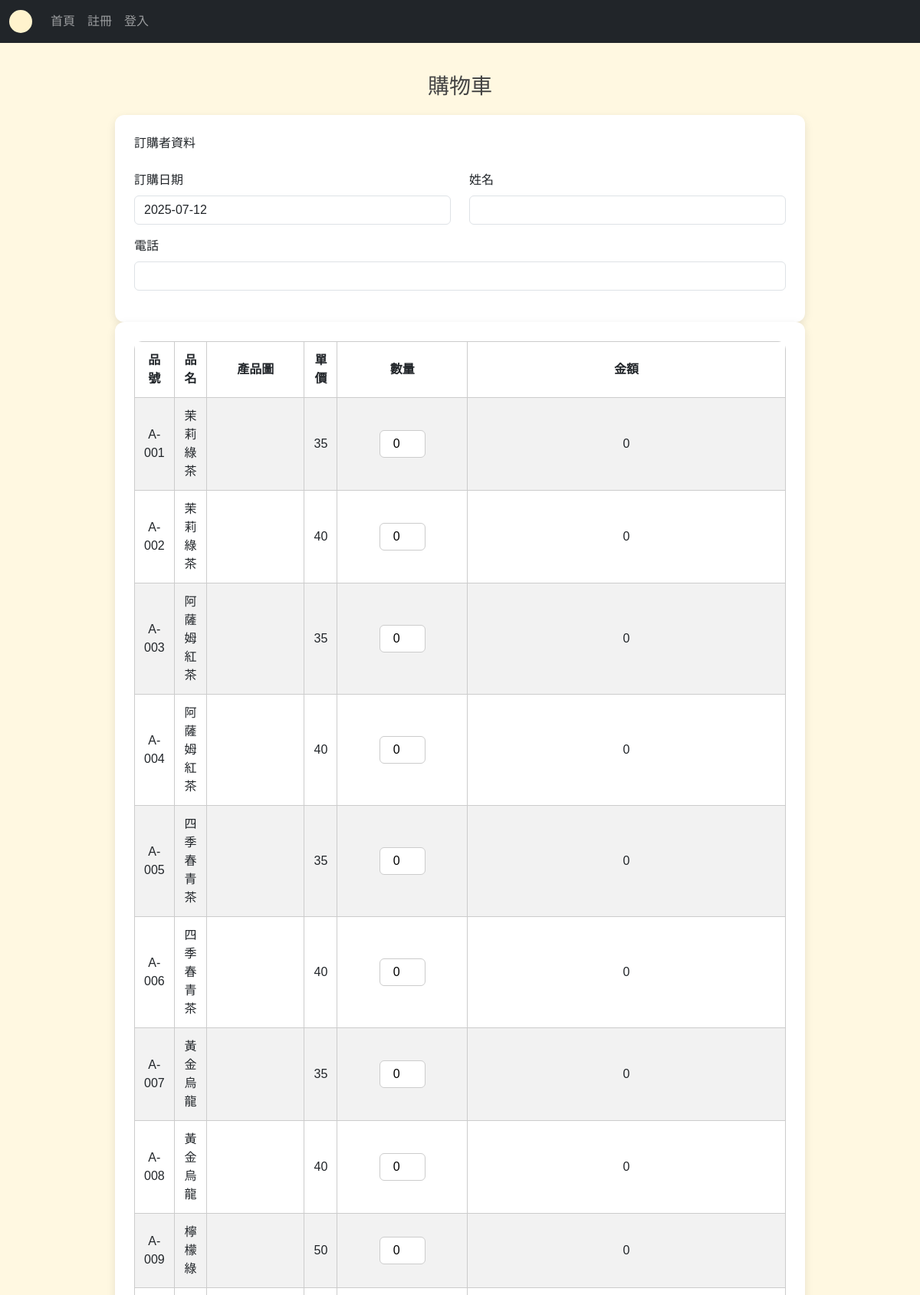
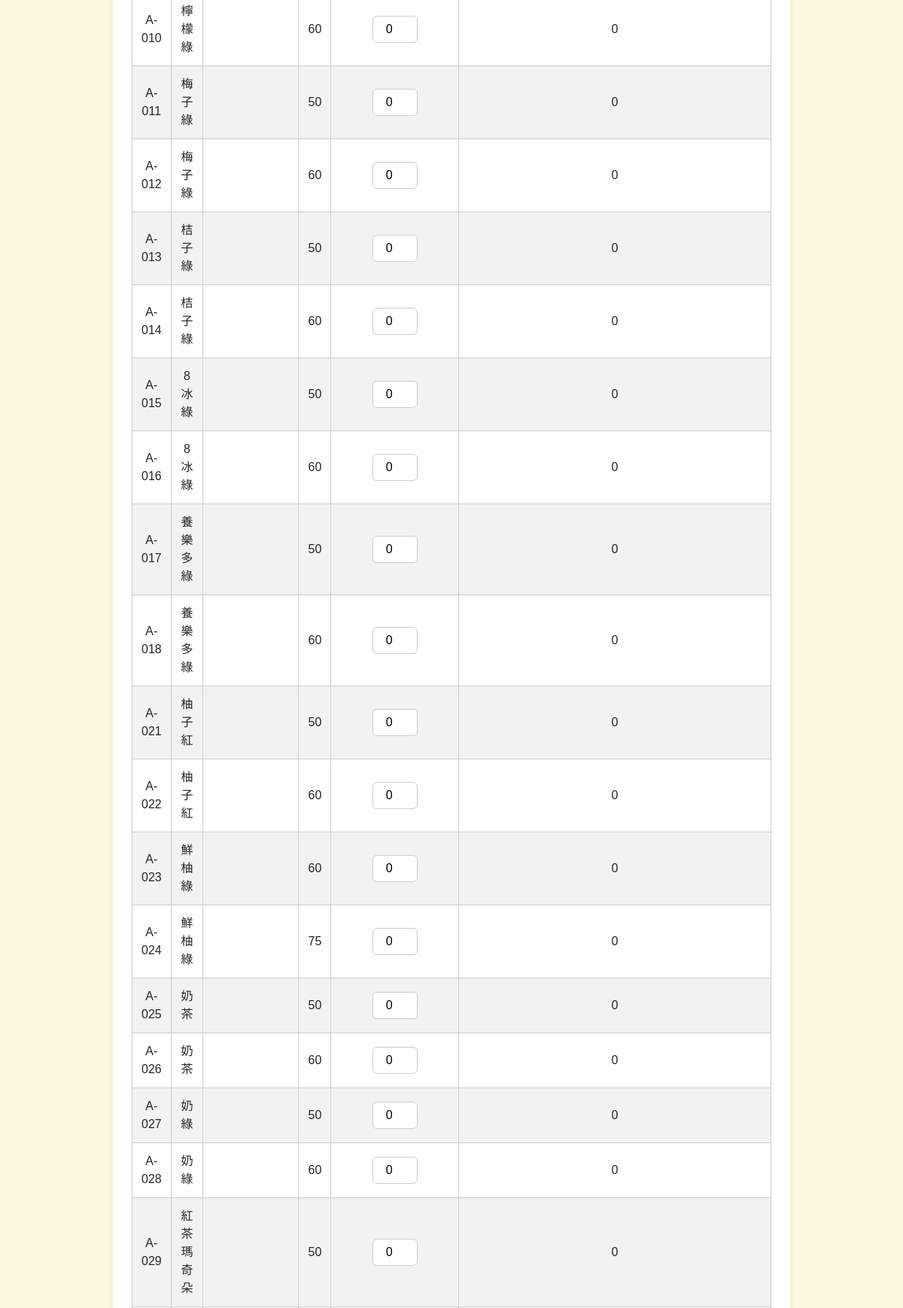
The app's page /shopping_car.php (upper part) with its own data (2 pictures, top to bottom).
### tables this page shows
CREATE TABLE `items` (
  `id` int(10) UNSIGNED NOT NULL,
  `item_no` text NOT NULL,
  `item_name` text NOT NULL,
  `price` int(10) UNSIGNED NOT NULL,
  `cost` int(10) UNSIGNED DEFAULT NULL,
  `img` text NOT NULL,
  `bg_date` date DEFAULT NULL,
  `ed_date` date DEFAULT NULL,
  `created_time` date NOT NULL DEFAULT current_timestamp(),
  `updated_time` timestamp NOT NULL DEFAULT current_timestamp() ON UPDATE current_timestamp()
);

### api/db.php (called while the page is built, shortened)
<?php
class DB{
  private $dsn="mysql:host=localhost;dbname=tieat;charset=utf8";
  private $pdo;
  private $table;
  function __construct($table)
  {
    $this->table=$table;
    $this->pdo=new PDO($this->dsn,'root','');
  }
  function arraytosql($array){
     $tmp=[];
     foreach ($array as $key => $value) {
       $tmp[]="`$key`='$value'";
     }
     return $tmp;
  }
  function find($id){
   $sql="select * from $this->table where ";
   if(is_array($id)){
      $tmp=$this->arraytosql($id);
      $sql.=join(" and ",$tmp);
   }else{
      $sql.=" `id`='$id'";
   }
   return $this->pdo->query($sql)->fetch(PDO::FETCH_ASSOC);
  }
  function all(...$arg){
   $sql="select * from $this->table ";
   return $this->pdo->query($sql)->fetchAll(PDO::FETCH_ASSOC);
  }
}
$Member=new DB('member');
?>

### shopping_car.php (the view, shortened to what this page needs)
<?php
 include_once "./api/db.php";
?>
<!DOCTYPE html>
<html lang="en">
<head>
    <link rel="stylesheet" href="https://cdnjs.cloudflare.com/ajax/libs/bootstrap/5.3.7/css/bootstrap.min.css"
 />
    <link rel="stylesheet" href="../css/style.css">
</head>
<body>
    <?php include 'header.php'; ?>
    <main>
        <h3>購物車</h3>
        <form action="" method="post">
            <div class="container">
                <div class="form-title">訂購者資料</div>
                <?php
                     $rows_mem=$Member->find(['acc'=>$_SESSION['mem']]);
                ?>
                <div class="row mt-4">
                    <div class="col-sm-6 mb-3">
                        <label for="date1" class="form-label text-center">訂購日期</label>
                        <input type="text" class="form-control" id="date1" name="date1"
                            value="<?php echo date("Y-m-d");?>" readonly>
                    </div>
                    <div class="col-sm-6 mb-3">
                        <label for="name" class="form-label">姓名</label>
                        <input type="text" class="form-control" id="name" name="name" value="<?=$rows_mem['name']?>"
                            readonly>
                    </div>
                </div>
                <div class="mb-3">
                    <label for="tel" class="form-label">電話</label>
                    <input type="text" class="form-control" id="tel" name="tel">
                </div>
            </div>
            <div class="container">
                <div class="form-card">
                    <table>
                        <tr>
                            <th width="5%">品號</th>
                            <th width="5%">品名</th>
                            <th width="15%">產品圖</th>
                            <th width="5%">單價</th>
                            <th width="20%">數量</th>
                            <th>金額</th>
                        </tr>
                        <?php
                     $table='items';
                     $rows=${ucfirst($table)}->all();
                    foreach ($rows as $row):
                    ?>
                        <tr>
                            <td>
                                <span class="item_no"><?=$row['item_no'];?></span>
                            </td>
                            <td>
                                <span class="item_name"><?=$row['item_name'];?></span>
                            </td>
                            <td><?=$row['img'];?></td>
                            <td>
                                <span class="price"><?=$row['price'];?></span>
                            </td>
                            <td><input class="counts" data-price="<?=$row['price'];?>" type="number" value="0" min="0">
                            </td>
                            <td><span class="totals">0</span></td>
                        </tr>
                        <?php
                      endforeach;
                    ?>
                    </table>
        </form>
    </main>
</body>
</html>

### header.php (shortened to what this page needs)
<nav class="navbar navbar-expand-sm navbar-dark bg-dark">
    <div class="container-fluid">
        <a class="navbar-brand logo" href="index.php"></a>
        <div class="collapse navbar-collapse" id="mynavbar">
            <ul class="navbar-nav me-auto">
                <li class="nav-item">
                    <a class="nav-link" href="index.php">首頁</a>
                </li>
                <?php
                 if(isset($_SESSION['mem'])):
                ?>
                <li class="nav-item">
                    <a class="nav-link" href="main.php">會員中心</a>
                </li>
                <li class="nav-item">
                    <a class="nav-link" href="items.php">產品型錄</a>
                </li>
                <li class="nav-item">
                    <a class="nav-link" href="shopping_car.php">購物車</a>
                </li>
                <li class="nav-item">
                    <a class="nav-link" href="query_order.php">訂單查詢</a>
                </li>
                <li class="nav-item">
                    <a class="nav-link" href="./api/logout.php">登出</a>
                </li>
                <?php
                else:
                ?>
                <li class="nav-item">
                    <a class="nav-link" href="reg.php">註冊</a>
                </li>
                <li class="nav-item">
                    <a class="nav-link" href="login.php">登入</a>
                </li>
                <?php
                endif;
               ?>
            </ul>
        </div>
    </div>
</nav>

### css/style.css (style rules this page uses)
body { margin: 0; padding: 0; font-family: Arial, sans-serif; min-height: 100vh; display: flex; flex-direction: column; }
main { flex: 1; padding: 40px 20px; background: #fff8e1; min-height: 300px; }
.logo { width: 30px; height: 30px; background: #fff3cd; border-radius: 50%; display: flex; align-items: center; justify-content: center; }

### shopping_car.php (style rules this page uses)
.container { max-width: 900px; margin: 0 auto; background-color: #fff; padding: 25px; border-radius: 12px; box-shadow: 0 4px 12px rgba(0, 0, 0, 0.1); }
h3 { text-align: center; color: #444; margin-bottom: 20px; }
table { width: 100%; border-collapse: collapse; border-radius: 10px; overflow: hidden; }
th, td { padding: 12px; border: 1px solid #ccc; text-align: center; vertical-align: middle; }
tr:nth-child(even) { background-color: #f2f2f2; }
input[type="number"] { width: 60px; padding: 5px; border-radius: 6px; border: 1px solid #ccc; text-align: center; font-size: 16px; }

### records on screen
items: item_no "A-001", item_name "茉莉綠茶", price "35"
items: item_no "A-002", item_name "茉莉綠茶", price "40"
items: item_no "A-003", item_name "阿薩姆紅茶", price "35"
items: item_no "A-004", item_name "阿薩姆紅茶", price "40"
items: item_no "A-005", item_name "四季春青茶", price "35"
items: item_no "A-006", item_name "四季春青茶", price "40"
items: item_no "A-007", item_name "黃金烏龍", price "35"
items: item_no "A-008", item_name "黃金烏龍", price "40"
items: item_no "A-009", item_name "檸檬綠", price "50"
items: item_no "A-010", item_name "檸檬綠", price "60"
items: item_no "A-011", item_name "梅子綠", price "50"
items: item_no "A-012", item_name "梅子綠", price "60"
items: item_no "A-013", item_name "桔子綠", price "50"
items: item_no "A-014", item_name "桔子綠", price "60"
items: item_no "A-015", item_name "8冰綠", price "50"
items: item_no "A-016", item_name "8冰綠", price "60"
items: item_no "A-017", item_name "養樂多綠", price "50"
items: item_no "A-018", item_name "養樂多綠", price "60"
items: item_no "A-021", item_name "柚子紅", price "50"
items: item_no "A-022", item_name "柚子紅", price "60"
items: item_no "A-023", item_name "鮮柚綠", price "60"
items: item_no "A-024", item_name "鮮柚綠", price "75"
items: item_no "A-025", item_name "奶茶", price "50"
items: item_no "A-026", item_name "奶茶", price "60"
items: item_no "A-027", item_name "奶綠", price "50"
items: item_no "A-028", item_name "奶綠", price "60"
items: item_no "A-029", item_name "紅茶瑪奇朵", price "50"
